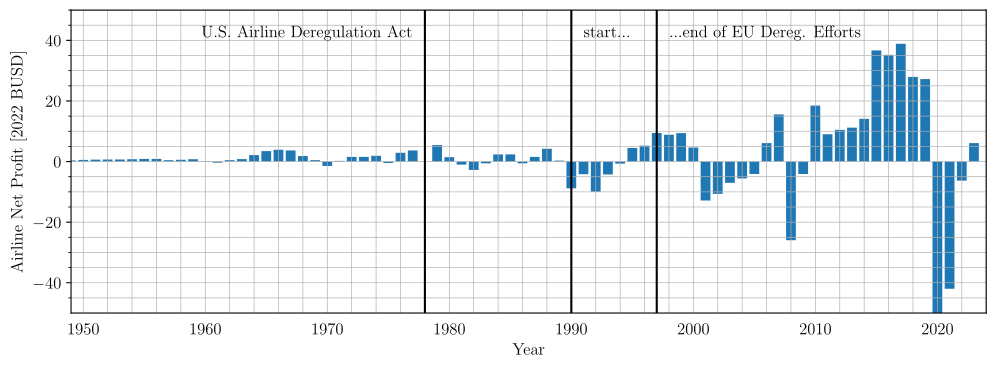

This figure's Python source:
#%%
# runs code as interactive cell 
# https://code.visualstudio.com/docs/python/jupyter-support-py

# IMPORTS #######################################

# plotting
import matplotlib.pyplot as plt
import matplotlib.font_manager as font_manager
# unit conversion
cm = 1/2.54 # for inches-cm conversion
# time manipulation
from datetime import datetime

# data science
import numpy as np
import pandas as pd

# i/o
from pathlib import PurePath, Path

# SETUP #########################################

plt.rcParams.update({
    "text.usetex": True,
    "font.family": "Arial",
    "font.sans-serif": "Computer Modern",
    'font.size': 12
})

# DATA IMPORT ###################################

df_profit = pd.read_excel(
    io = 'data/data.xlsx',
    sheet_name = 'Profit',
    usecols = lambda column: column in [
        'year',
        'plot net profit (2022 BUSD)'
    ],
    dtype={
        'year': int,
        'plot net profit (2022 BUSD)': float,
    },
    header = 0,
    engine = 'openpyxl'
)

# DATA MANIPULATION #############################

# FIGURE ########################################

# SETUP ######################

fig, ax = plt.subplots(
        num = 'main',
        nrows = 1,
        ncols = 1,
        dpi = 300,
        figsize=(30*cm, 10*cm), # A4=(210x297)mm
)

# DATA #######################

# AXIS SCALE #################

# AXIS LIMITS ################

ax.set_xlim(1949,2024)
ax.set_ylim(-50,50)

# COLORBAR ###################

#colormap = plt.cm.get_cmap('plasma', len(df_freight['year'].unique()))

# TICKS AND LABELS ###########

ax.minorticks_on()
ax.tick_params(axis='x', which='both', bottom=False)
ax.tick_params(axis='y', which='both', bottom=False)

# GRIDS ######################

ax.grid(which='both', axis='y', linestyle='-', linewidth = 0.5)
ax.grid(which='both', axis='x', linestyle='-', linewidth = 0.5)

# AXIS LABELS ################

ax.set_xlabel("Year")
ax.set_ylabel("Airline Net Profit [2022 BUSD]")

# PLOTTING ###################

ax.bar(
    x = df_profit['year'],
    height = df_profit['plot net profit (2022 BUSD)'],
    width = 0.8,
    bottom = None,
    align = 'center',
    label = 'World Airlines Net Profit'
)

# LEGEND ####################

lines, labels = ax.get_legend_handles_labels()

# TITLE #####################

# ANNOTATIONS ###############

ax.axvline(x=1978, color='black', linestyle='-')
ax.annotate(
    'U.S. Airline Deregulation Act',  # Text to display in the annotation box
    xy=(1978 - 1, 40),  # Position of the upper end of the vertical line
    ha='right',  # Horizontal alignment of the text
    va='bottom'  # Vertical alignment of the text
)

ax.axvline(x=1990, color='black', linestyle='-')
ax.axvline(x=1997, color='black', linestyle='-')
ax.annotate(
    'start...',  # Text to display in the annotation box
    xy=(1991, 40),  # Position of the upper end of the vertical line
    ha='left',  # Horizontal alignment of the text
    va='bottom'  # Vertical alignment of the text
)
ax.annotate(
    '...end of EU Dereg. Efforts',  # Text to display in the annotation box
    xy=(1998, 40),  # Position of the upper end of the vertical line
    ha='left',  # Horizontal alignment of the text
    va='bottom'  # Vertical alignment of the text
)

# EXPORT #########################################

figure_name: str = str(Path.cwd().stem + '.pdf')

plt.savefig(
    fname = figure_name,
    format="pdf",
    bbox_inches='tight',
    transparent = False
)
# %%

# %%
